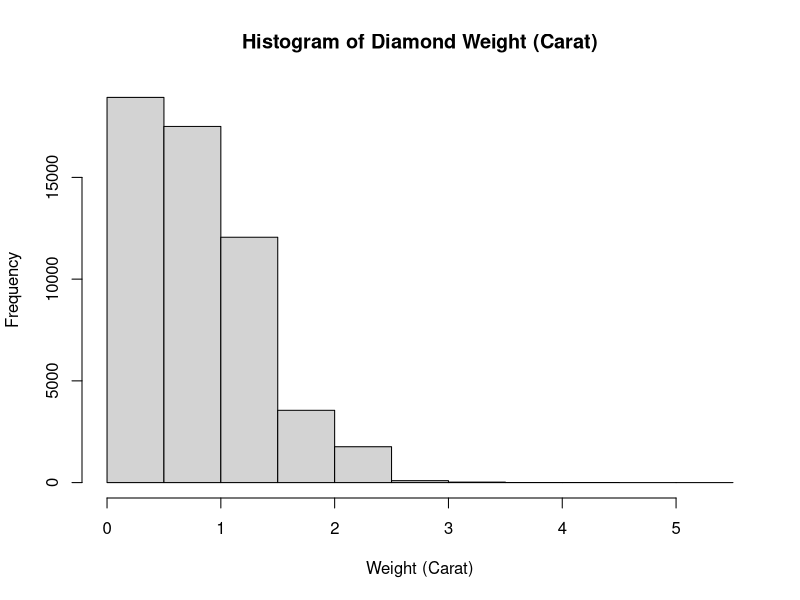
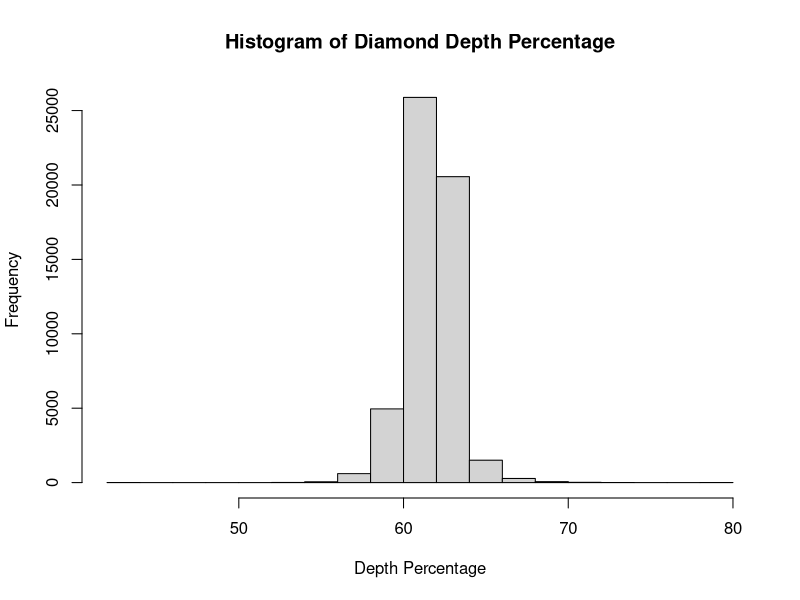
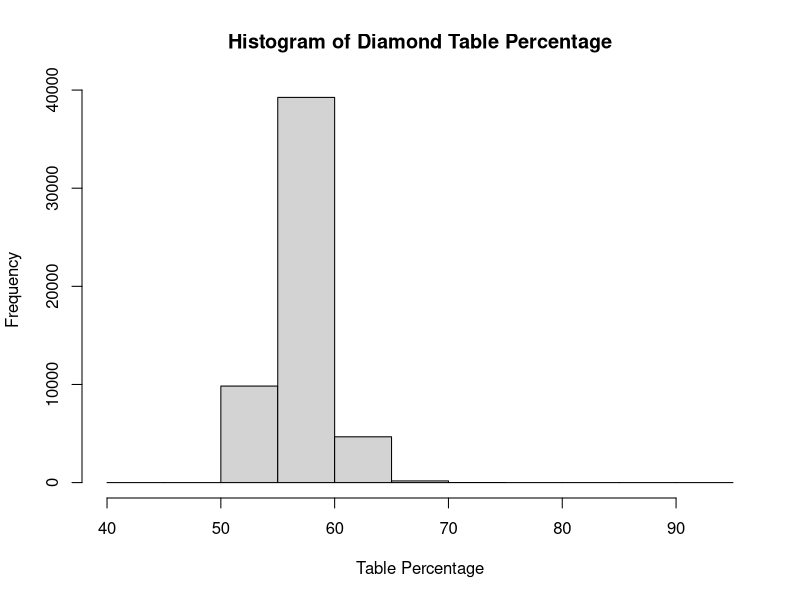
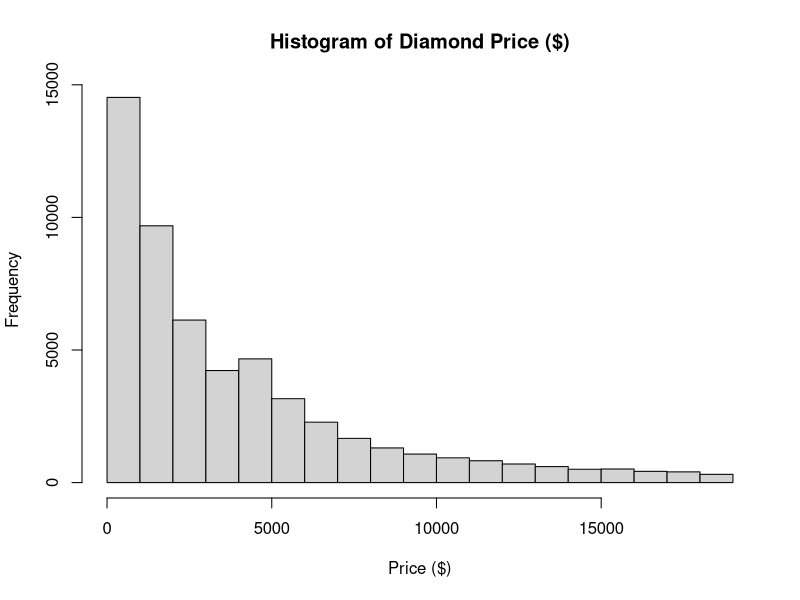
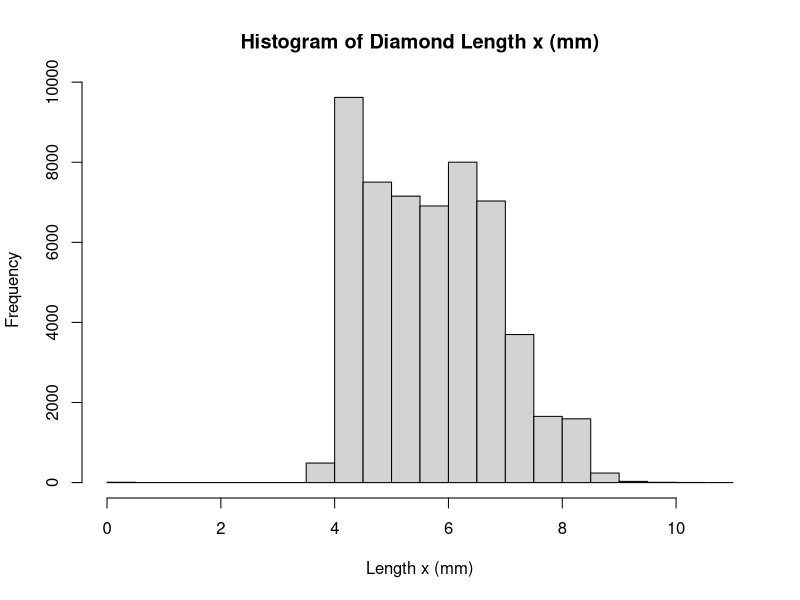
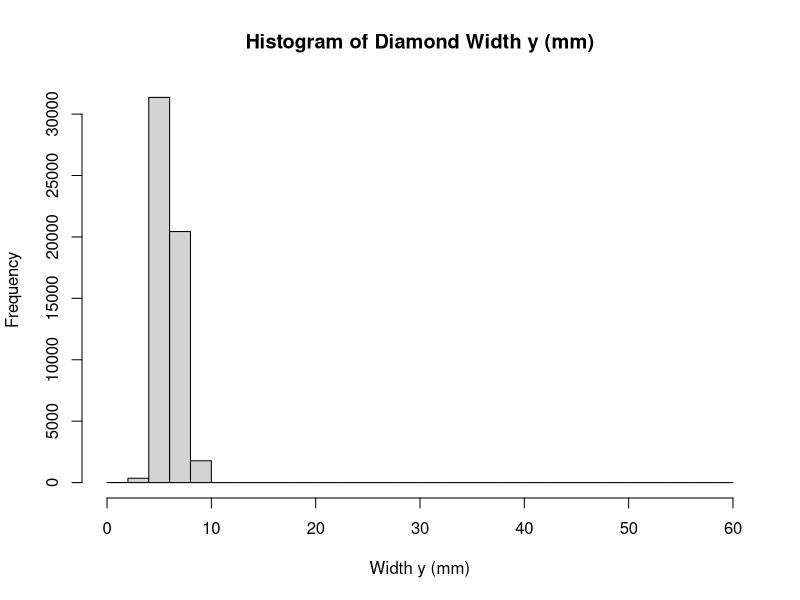
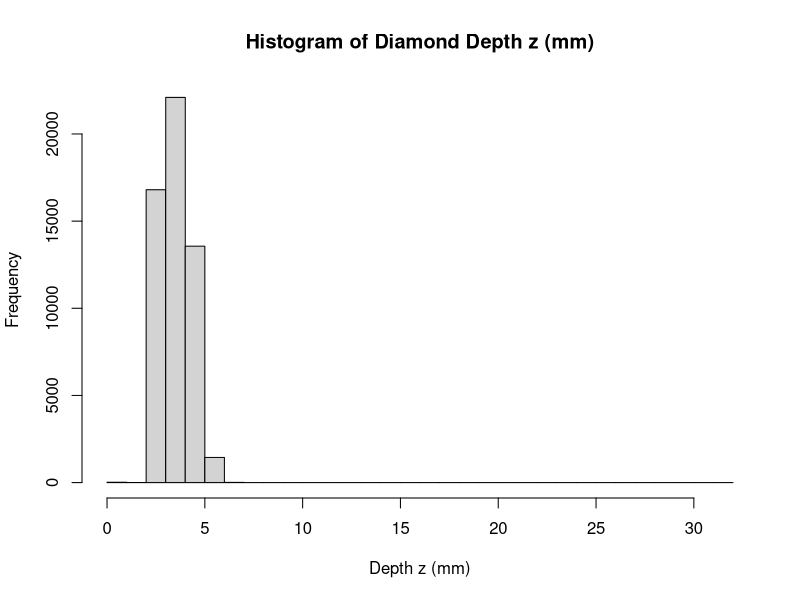
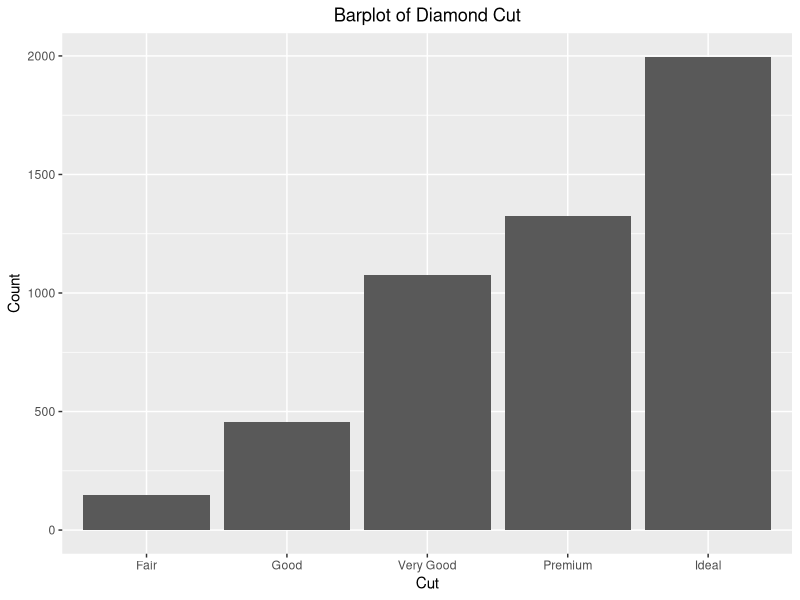

Here is the R script that generated these plots, in order:
## ---- chunk 1
knitr::opts_chunk$set(echo = TRUE)
## ---- chunk 2
library(ggplot2)
library(dplyr)
library(corrplot)
## ---- chunk 3
set.seed(1432)
data(diamonds)
diamond_sample <- diamonds %>% sample_n(5000)
diamond_df <- data.frame(diamond_sample)
## ---- chunk 4
str(diamond_df)
summary(diamond_df)
## ---- chunk 5
hist(diamonds$carat, main='Histogram of Diamond Weight (Carat)', xlab='Weight (Carat)')
## ---- chunk 6
hist(diamonds$depth, main='Histogram of Diamond Depth Percentage', xlab='Depth Percentage')
## ---- chunk 7
hist(diamonds$table, main='Histogram of Diamond Table Percentage', xlab='Table Percentage')
## ---- chunk 8
hist(diamonds$price, main='Histogram of Diamond Price ($)', xlab='Price ($)')
## ---- chunk 9
hist(diamonds$x, main='Histogram of Diamond Length x (mm)', xlab='Length x (mm)')
## ---- chunk 10
hist(diamonds$y, main='Histogram of Diamond Width y (mm)', xlab='Width y (mm)', breaks=30)
## ---- chunk 11
hist(diamonds$z, main='Histogram of Diamond Depth z (mm)', xlab='Depth z (mm)', breaks=30)
## ---- chunk 12
ggplot(data=diamond_df, aes(x=cut)) +
  geom_bar() +
  labs(title='Barplot of Diamond Cut', x='Cut', y='Count') +
  theme(plot.title = element_text(hjust = 0.5))
## ---- chunk 13
ggplot(data=diamond_df, aes(x=color)) +
  geom_bar() +
  labs(title='Barplot of Diamond Color', x='Color', y='Count') +
  theme(plot.title = element_text(hjust = 0.5))
## ---- chunk 14
ggplot(data=diamond_df, aes(x=clarity)) +
  geom_bar() +
  labs(title='Barplot of Diamond Clarity', x='Clarity', y='Count') +
  theme(plot.title = element_text(hjust = 0.5))
## ---- chunk 15
vars <- diamond_df %>%
  mutate(cut_int = as.integer(cut), clarity_int = as.integer(clarity)) %>%
  select(carat, depth, table, cut_int, clarity_int)
corr_matrix <- cor(vars)
print(corr_matrix)
## ---- chunk 16
corrplot(corr_matrix, method='color', type='upper', tl.col='black', addCoef.col = "green",
         number.cex = 0.75,
         title = "Correlation Matrix of Selected Variables",
         mar = c(0, 0, 1, 0))
## ---- chunk 17
mlr <- lm(price ~ carat + depth + table + cut + clarity, data=diamond_df)
summary(mlr)
## ---- chunk 18
slr <- lm(price ~ carat, data = diamond_df)

summary(slr)
## ---- chunk 19
ggplot(diamond_df, aes(x = carat, y = price)) +
  geom_point(alpha = 0.3) +
  geom_smooth(method = "lm", se = TRUE, color = "pink") +
  labs(title = "Simple Linear Regression of Price on Carat",
       x = "Carat",
       y = "Price ($)")
## ---- chunk 20
confint(slr)
## ---- chunk 21
new_obs <- data.frame(carat = 1)

predict(slr,
        newdata = new_obs,
        interval = "confidence")
## ---- chunk 22
predict(slr,
        newdata = new_obs,
        interval = "prediction")
## ---- chunk 23
plot(slr, which = 1)
## ---- chunk 24
plot(slr, which = 2)
## ---- chunk 25
plot(slr, which = 3)
## ---- chunk 26
hist(residuals(slr),
     main = "Histogram of Residuals",
     xlab = "Residuals")
## ---- chunk 27
diamond_df$log_price <- log(diamond_df$price)

log_slr <- lm(log_price ~ carat,
              data = diamond_df)

summary(log_slr)
## ---- chunk 28
par(mfrow = c(2,2))
plot(log_slr)
par(mfrow = c(1,1))
## ---- chunk 29
summary(log_slr)
## ---- chunk 30
model1 <- lm(log_price ~ carat,
             data = diamond_df)

model2 <- lm(log_price ~ carat + depth,
             data = diamond_df)

model3 <- lm(log_price ~ carat + depth + table,
             data = diamond_df)

model4 <- lm(log_price ~ carat + depth + table + cut,
             data = diamond_df)

model5 <- lm(log_price ~ carat + depth + table + cut + clarity,
             data = diamond_df)

summary(model1)$adj.r.squared
summary(model2)$adj.r.squared
summary(model3)$adj.r.squared
summary(model4)$adj.r.squared
summary(model5)$adj.r.squared
